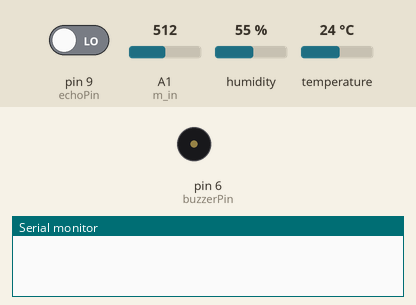
Bench run of a sketch on a simulated Arduino Uno, built with avr-gcc and run on an emulated ATmega328P. Parts: buzzer (waves = sounding), the last lines printed to the serial monitor. The inputs (shaded band) are chosen by the test bench; at power-on: humidity 55 %, pin 9 (echoPin) LOW, A1 (m_in) = 512, temperature 24 °C.

Above: at 1.8 s.
1.9 s: humidity set to 22 %
At 8.0 s:
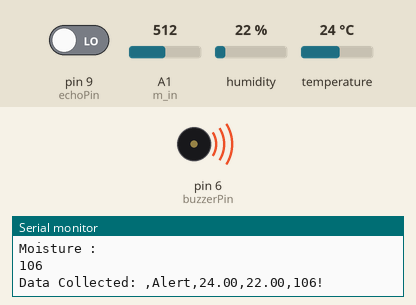
8.5 s: humidity set to 19 %
Timing chart, 0 to 11.5 s (numbered marks = the images above; inputs shaded):
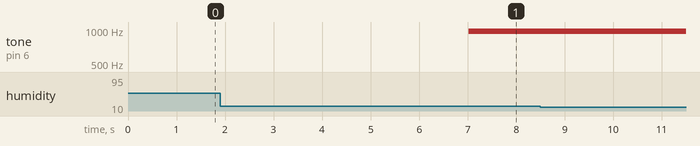

The sketch:

arduino_minipro.ino
```cpp
// the setup function runs once when you press reset or power the board

#include <SoftwareSerial.h>
#define buzzerPin 6
#define trigPin 8
#define echoPin 9
//serial communication
SoftwareSerial myserial(2,3);// rx,tx

//DHT sensor header files
#include "DHT.h"
#define DHTPIN A0     // what pin we're connected to
#define DHTTYPE DHT11   // DHT 11
DHT dht(DHTPIN, DHTTYPE);

//moisture sensor
int m_in = A1;
int m_out;


void setup()
{
  // initialize digital pin LED_BUILTIN as an output.
    pinMode(trigPin, OUTPUT);
    pinMode(echoPin, INPUT);
    Serial.print("Ultrasonic Sensor Starting!!!");
   Serial.begin(115200);
   myserial.begin(115200);
   dht.begin();
}
// the loop function runs over and over again forever
void loop()
{
  String data;
  int duration,distance;
  digitalWrite(trigPin, HIGH);
  delay(1000);
  digitalWrite(trigPin, LOW);
  duration = pulseIn(echoPin, HIGH);
  distance =(duration/2) * 0.0343;// D = time * speed of sound(0.0343cm/microsec)
  Serial.print("Distance:");
  Serial.print(distance);
  Serial.println(" cm");
  if(distance<10)
  {
   data=",Alert";
  }
  else data=",Safe";

  delay(5000);

  //humidity
  float h = dht.readHumidity();

  //temperature as Celsius
  float t = dht.readTemperature();

  //analog output of moisture
   m_out= analogRead(m_in);
   //mapping the moisture value to numerical value
   m_out = map(m_out,550,0,0,100);

  // Check if any reads failed and exit early (to try again).
  if (isnan(h) || isnan(t)) {
    Serial.println("Failed to read from DHT sensor!");
    return;
  }
  else if(isnan(m_out))
  {
    Serial.println("Failed to read from Moisture sensor!");
    return;
  }
  if((t<16||t>30)||(h>20))
   {
    analogWrite(buzzerPin,128);
   }
   else
   {
    analogWrite(buzzerPin,0);
   }
  Serial.print("\nHumidity: ");
  Serial.print(h);
  Serial.print("\nTemperature: ");
  Serial.print(t);
  Serial.print(" *C ");
  Serial.println("\nMoisture : ");
  Serial.print(100+m_out);
  data+= ","+String(t)+","+String(h)+","+String(100+m_out)+"!";
  myserial.println(data);
  Serial.println("\nData Collected: "+data);
}
```
